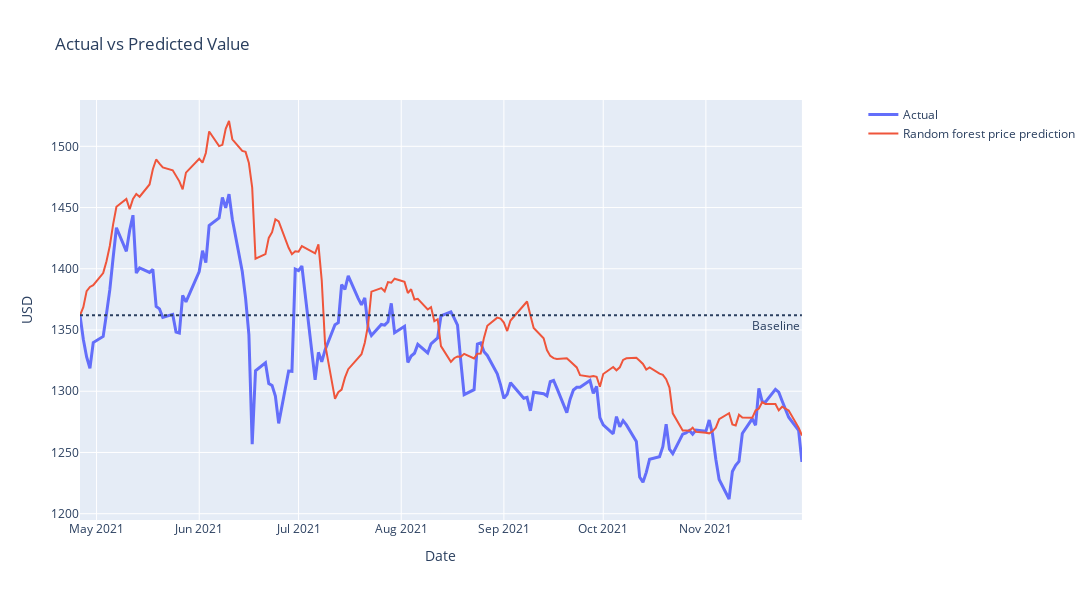

Write notebook code for a chart like this one.
### Code cell
# fig = go.Figure()

fig = make_subplots(specs=[[{"secondary_y": True}]])

fig.add_trace(go.Scatter(x=df_rf['date'], y = df_rf['value'], name='Actual', line=(dict(width=3))))

## to hide when showing strategy
fig.add_trace(go.Scatter(x=df_rf['date'], y = df_rf['value_rf'], name='Random forest price prediction'))
fig.add_hline(y=1362, annotation_text='Baseline', line_dash="dot", annotation_position="bottom right")

######################## To un-hide ########################
# fig.add_trace(go.Scatter(x=df_rf['date'], y = df_rf['value_strat'], name='backtest random forest price'))
# # fig.add_vrect(x0="2021-5-13", x1="2021-6-10", fillcolor="green",  opacity=0.25, line_width=0 , annotation_text="below base line", annotation_position="top left")

# fig.add_annotation(x="2021-6-14", y=1700, text="Plunge prediction", showarrow=True, arrowhead=1)
# fig.add_annotation(x="2021-7-2", y=1700, text="", showarrow=True, arrowhead=1, ax=-50)
# fig.add_vrect(x0="2021-6-10", x1="2021-6-17", fillcolor="orange",  opacity=0.25, line_width=0)
# fig.add_vrect(x0="2021-7-2", x1="2021-7-7", fillcolor="orange",  opacity=0.25, line_width=0)
############################################################

fig['layout'].update(height=600, width=1600, title='Actual vs Predicted Value')
fig.update_xaxes(title_text="Date")
fig.update_yaxes(title_text="USD")

# fig.add_trace(go.Scatter(x=df_rf['date'], y = df_rf['MSE'], name='MSE'), secondary_y=True)

fig.show()

### Figure 1 — Plotly figure (JSON) as saved in the notebook; plotly's stock layout.template omitted (floating-point values rounded to 4 significant figures; data arrays with more than 128 entries replaced by an {"elided": "..."} marker saying what was removed)
{"data": [{"line": {"width": 3}, "name": "Actual", "type": "scatter", "x": {"elided": "153 str values"}, "y": {"elided": "153 float values"}}, {"name": "Random forest price prediction", "type": "scatter", "x": {"elided": "153 str values"}, "y": {"elided": "153 float values"}}], "layout": {"annotations": [{"showarrow": false, "text": "Baseline", "x": 1, "xanchor": "right", "xref": "x domain", "y": 1362, "yanchor": "top", "yref": "y"}], "height": 600, "shapes": [{"line": {"dash": "dot"}, "type": "line", "x0": 0, "x1": 1, "xref": "x domain", "y0": 1362, "y1": 1362, "yref": "y"}], "title": {"text": "Actual vs Predicted Value"}, "width": 1600, "xaxis": {"anchor": "y", "domain": [0, 0.94], "title": {"text": "Date"}}, "yaxis": {"anchor": "x", "domain": [0, 1], "title": {"text": "USD"}}, "yaxis2": {"anchor": "x", "overlaying": "y", "side": "right", "title": {"text": "USD"}}}}
